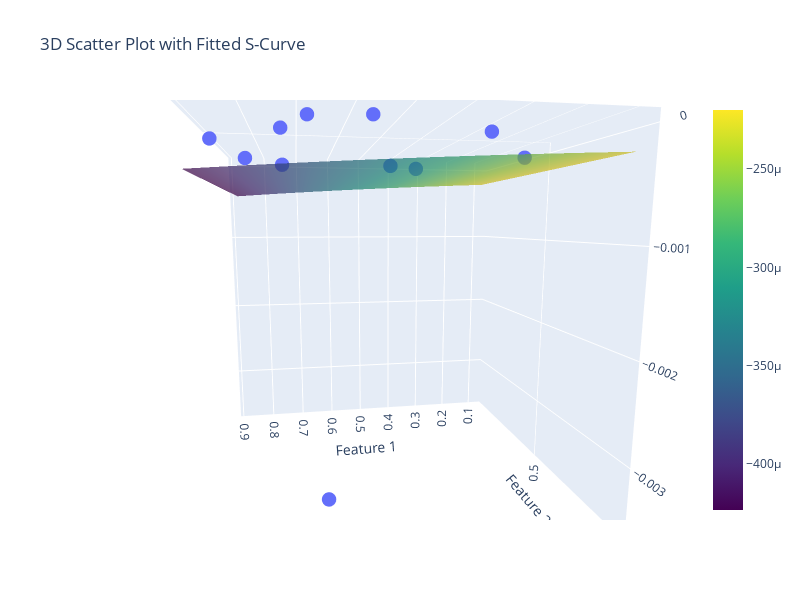

The notebook cell this image was saved under:
### Code cell
# prompt: Using dataframe df: 3d plot of df with fitting s curve function & allows rotation of output

import plotly.graph_objects as go
import numpy as np
from scipy.optimize import curve_fit

# Define the s-curve function
def s_curve(x, a, b, c):
    return c / (1 + np.exp(-a * (x - b)))

# Prepare data for fitting
x_data = df['feature1']  
y_data = df['feature2']
z_data = df['target']

# Fit the s-curve to the target variable
popt, _ = curve_fit(s_curve, x_data, z_data) # Fit s-curve to feature1 and target

# Generate surface points for the fitted s-curve
x_fit = np.linspace(x_data.min(), x_data.max(), 100)
y_fit = np.linspace(y_data.min(), y_data.max(), 100)
x_fit_grid, y_fit_grid = np.meshgrid(x_fit, y_fit)
z_fit_grid = s_curve(x_fit_grid, *popt)


# Create the 3D scatter plot
fig = go.Figure(data=[go.Scatter3d(x=df['feature1'],
                                y=df['feature2'],
                                z=df['target'],
                                mode='markers',
                                marker=dict(size=5))])

# Add the fitted s-curve surface
fig.add_trace(go.Surface(x=x_fit_grid, y=y_fit_grid, z=z_fit_grid, opacity=0.7, colorscale='viridis', name='Fitted S-curve'))


# Customize the plot
fig.update_layout(scene=dict(xaxis_title='Feature 1', yaxis_title='Feature 2', zaxis_title='Target'),
                  title='3D Scatter Plot with Fitted S-Curve',
                  width=800, height=600)

# Enable rotation of the 3D plot
fig.update_layout(scene_aspectmode='cube') # Set aspect ratio to make it a cube


fig.show()

### Figure 1 — Plotly figure (JSON) as saved in the notebook; plotly's stock layout.template omitted (floating-point values rounded to 4 significant figures; data arrays with more than 128 entries replaced by an {"elided": "..."} marker saying what was removed)
{"data": [{"marker": {"size": 5}, "mode": "markers", "type": "scatter3d", "x": [0.3194, 0.5743, 0.731, 0.8404, 0.6501, 0.4104, 0.3127, 0.6834, 0.08251, 0.8839, 0.7436], "y": [0.763, 0.8799, 0.733, 0.2647, 0.6815, 0.1476, 0.07872, 0.8611, 0.4035, 0.5823, 0.1213], "z": [1.323e-79, 1.033e-46, 7.711e-16, 3.342e-124, -0.003606, -2.159e-54, -2.089e-91, 2.535e-40, 3.607e-81, 6.23e-48, 1.645e-135]}, {"colorscale": [[0, "#440154"], [0.1111, "#482878"], [0.2222, "#3e4989"], [0.3333, "#31688e"], [0.4444, "#26828e"], [0.5556, "#1f9e89"], [0.6667, "#35b779"], [0.7778, "#6ece58"], [0.8889, "#b5de2b"], [1, "#fde725"]], "name": "Fitted S-curve", "opacity": 0.7, "type": "surface", "x": {"elided": "100x100 float values"}, "y": {"elided": "100x100 float values"}, "z": {"elided": "100x100 float values"}}], "layout": {"height": 600, "scene": {"aspectmode": "cube", "aspectratio": {"x": 1, "y": 1, "z": 1}, "camera": {"center": {"x": 0, "y": 0, "z": 0}, "eye": {"x": 0.2625, "y": 1.504, "z": 0.2563}, "projection": {"type": "perspective"}, "up": {"x": 0, "y": 0, "z": 1}}, "xaxis": {"title": {"text": "Feature 1"}, "type": "linear"}, "yaxis": {"title": {"text": "Feature 2"}, "type": "linear"}, "zaxis": {"title": {"text": "Target"}, "type": "linear"}}, "title": {"text": "3D Scatter Plot with Fitted S-Curve"}, "width": 800}}
